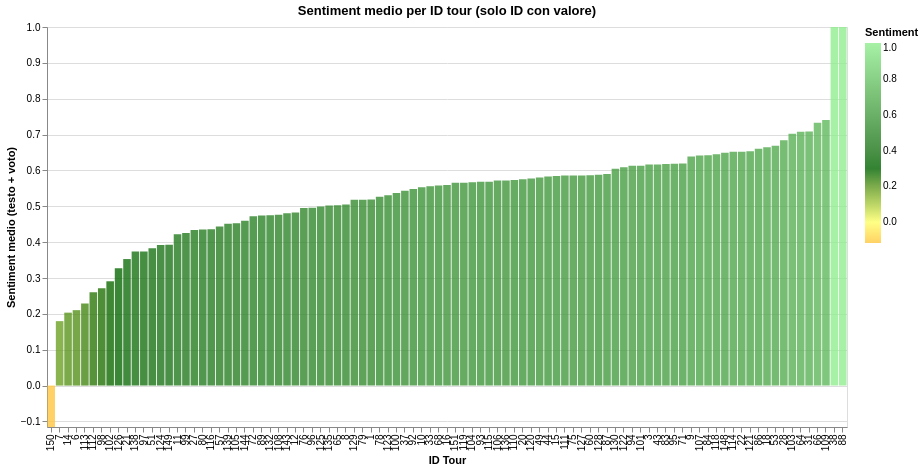

The specification (Vega-Lite) saved for this image:
### Vega-Lite specification from a JSON file in a GitHub repository (floating-point values rounded to 4 significant figures)
{"config": {"view": {"continuousWidth": 300, "continuousHeight": 300}}, "data": {"name": "data-e32f4f2f634acfb38f01cece6ad48ae1"}, "mark": {"type": "bar", "opacity": 0.8}, "encoding": {"color": {"field": "sentiment_combinato", "scale": {"domain": [-0.1155, -0.3, 0, 0.3, 1.0], "range": ["#8b0000", "#ff6347", "#ffff66", "#006400", "#90ee90"]}, "title": "Sentiment", "type": "quantitative"}, "tooltip": [{"field": "pos_nella_pag", "title": "ID Tour", "type": "quantitative"}, {"field": "sentiment_combinato", "format": ".3f", "title": "Sentiment medio", "type": "quantitative"}, {"field": "titolo_tour", "title": "Titolo tour", "type": "nominal"}], "x": {"field": "pos_nella_pag", "sort": null, "title": "ID Tour", "type": "nominal"}, "y": {"field": "sentiment_combinato", "scale": {"domain": [-0.1155, 1.0]}, "title": "Sentiment medio (testo + voto)", "type": "quantitative"}}, "height": 400, "title": "Sentiment medio per ID tour (solo ID con valore)", "width": 800, "$schema": "https://vega.github.io/schema/vega-lite/v5.20.1.json", "datasets": {"data-e32f4f2f634acfb38f01cece6ad48ae1": [{"pos_nella_pag": 150, "sentiment_combinato": -0.1155, "titolo_tour": "Roma: Biglietto d'ingresso al MIAC Museo Italiano delle Immagini in Movimento"}, {"pos_nella_pag": 7, "sentiment_combinato": 0.1797, "titolo_tour": "Verona: visita ufficiale al balcone di Giulietta e audoguida"}, {"pos_nella_pag": 14, "sentiment_combinato": 0.2034, "titolo_tour": "Torino: biglietto per il Museo nazionale del cinema e audioguida di Torino"}, {"pos_nella_pag": 6, "sentiment_combinato": 0.2103, "titolo_tour": "Roma: Cinecittà World il parco tematico del cinema"}, {"pos_nella_pag": 113, "sentiment_combinato": 0.2289, "titolo_tour": "Angeli e Demoni: ripercorri il percorso degli Illuminati"}, {"pos_nella_pag": 112, "sentiment_combinato": 0.2601, "titolo_tour": "Sirmione e Verona: Tour privato guidato da Milano"}, {"pos_nella_pag": 98, "sentiment_combinato": 0.2714, "titolo_tour": "Tour dell'Inferno a Firenze"}, {"pos_nella_pag": 102, "sentiment_combinato": 0.2909, "titolo_tour": "Montepulciano: Tour della Twilight Saga New Moon con degustazione di vini"}, {"pos_nella_pag": 126, "sentiment_combinato": 0.3273, "titolo_tour": "Giardini Naxos o Taormina: tour del Padrino in auto d'epoca"}, {"pos_nella_pag": 21, "sentiment_combinato": 0.3529, "titolo_tour": "Il maestoso Teatro La  Fenice: tour guidato a Venezia"}, {"pos_nella_pag": 138, "sentiment_combinato": 0.3737, "titolo_tour": "Roma: tour guidato dei Musei Vaticani e della Cappella Sistina con ingresso prioritario"}, {"pos_nella_pag": 97, "sentiment_combinato": 0.3739, "titolo_tour": "Torino: Museo del Cinema e Bus Tour"}, {"pos_nella_pag": 51, "sentiment_combinato": 0.3827, "titolo_tour": "Le location del GODFATHER TOUR partono dall'area di Taormina"}, {"pos_nella_pag": 124, "sentiment_combinato": 0.3923, "titolo_tour": "Da Bellagio: crociera sul Lago di Como e tour della Villa Balbianello"}, {"pos_nella_pag": 149, "sentiment_combinato": 0.3929, "titolo_tour": "Venezia: tour a piedi privato tra le location cinematografiche con guida"}, {"pos_nella_pag": 11, "sentiment_combinato": 0.4222, "titolo_tour": "Firenze: biglietto d'ingresso al Pinocchio Museum Experience"}, {"pos_nella_pag": 99, "sentiment_combinato": 0.4254, "titolo_tour": "Lago di Como: tour in barca a Villa Clooney e Nesso con prosecco"}, {"pos_nella_pag": 27, "sentiment_combinato": 0.4341, "titolo_tour": "Milano: esperienza guidata al Teatro e al Museo La Scala"}, {"pos_nella_pag": 80, "sentiment_combinato": 0.4355, "titolo_tour": "Firenze: Tour a piedi di 2 ore sull'Inferno di Dan Brown"}, {"pos_nella_pag": 116, "sentiment_combinato": 0.4357, "titolo_tour": "Tour del Padrino da Catania o Taormina"}, {"pos_nella_pag": 57, "sentiment_combinato": 0.4433, "titolo_tour": "Roma: tour Angeli e Demoni sulle tracce degli illuminati"}, {"pos_nella_pag": 139, "sentiment_combinato": 0.4512, "titolo_tour": "Venezia: tour guidato privato dei luoghi delle riprese cinematografiche"}, {"pos_nella_pag": 105, "sentiment_combinato": 0.4525, "titolo_tour": "Da Catania Tour privato del Padrino Forza D'Agrò e Savoca"}, {"pos_nella_pag": 144, "sentiment_combinato": 0.4598, "titolo_tour": "Firenze: tour privato a piedi dell'Inferno"}, {"pos_nella_pag": 72, "sentiment_combinato": 0.4724, "titolo_tour": "Genova: biglietto di ingresso alla mostra-museo FantaCinema"}, {"pos_nella_pag": 89, "sentiment_combinato": 0.4743, "titolo_tour": "Tour privato dell'Inferno di Venezia"}, {"pos_nella_pag": 132, "sentiment_combinato": 0.475, "titolo_tour": "Rimini: tour privato tutto su Fellini con il Museo Fellini"}, {"pos_nella_pag": 108, "sentiment_combinato": 0.4765, "titolo_tour": "Da Taormina: il tour del Padrino"}, {"pos_nella_pag": 143, "sentiment_combinato": 0.4805, "titolo_tour": "Dubrovnik: Tour a piedi, in auto e in barca di Game of Thrones"}, {"pos_nella_pag": 12, "sentiment_combinato": 0.4824, "titolo_tour": "Salina Panarea Stromboli di notte"}, {"pos_nella_pag": 76, "sentiment_combinato": 0.4952, "titolo_tour": "Da Siracusa: viaggio privato alla posizione del commissario Montalbano"}, {"pos_nella_pag": 96, "sentiment_combinato": 0.4957, "titolo_tour": "Verona: Salgari, Sandokan e l'avventura del Risorgimento - tour a piedi"}, {"pos_nella_pag": 125, "sentiment_combinato": 0.4991, "titolo_tour": "Tour a terra dal porto di Messina: Taormina e i luoghi del Padrino"}, {"pos_nella_pag": 135, "sentiment_combinato": 0.5021, "titolo_tour": "Napoli: il mistero della tomba di Dracula e aperitivo nel giardino segreto"}, {"pos_nella_pag": 65, "sentiment_combinato": 0.5029, "titolo_tour": "Taormina: il tour cinematografico del Padrino a Savoca e Forza d'Agrò"}, {"pos_nella_pag": 8, "sentiment_combinato": 0.5047, "titolo_tour": "Roma: Angeli e Demoni, il sentiero degli illuminati"}, {"pos_nella_pag": 129, "sentiment_combinato": 0.5182, "titolo_tour": "Tour privato di 3 ore di Inferno a Firenze"}, {"pos_nella_pag": 79, "sentiment_combinato": 0.5186, "titolo_tour": "Saga de \"Il Padrino\": tour da Taormina con ingresso esclusivo"}, {"pos_nella_pag": 1, "sentiment_combinato": 0.5189, "titolo_tour": "Matera, Murgia, Timone, Belvedere: tour guidato al tramonto e trasferimento"}, {"pos_nella_pag": 78, "sentiment_combinato": 0.5263, "titolo_tour": "Matera: tour guidato di James Bond 007"}, {"pos_nella_pag": 123, "sentiment_combinato": 0.531, "titolo_tour": "Savoca (Il Padrino) e Taormina: tour privato"}, {"pos_nella_pag": 100, "sentiment_combinato": 0.5373, "titolo_tour": "Venezia: tour a piedi delle orme del Commissario Brunetti"}, {"pos_nella_pag": 37, "sentiment_combinato": 0.5431, "titolo_tour": "Messina: tour di Savoca e Taormina con guida locale"}, {"pos_nella_pag": 92, "sentiment_combinato": 0.5481, "titolo_tour": "Tour in Kayak sulle orme di James Bond a Matera"}, {"pos_nella_pag": 10, "sentiment_combinato": 0.5528, "titolo_tour": "Torino: Museo Nazionale del Cinema e Mole Antonelliana"}, {"pos_nella_pag": 33, "sentiment_combinato": 0.5559, "titolo_tour": "Milano: Tour guidato dell'Ultima Cena e del Castello Sforzesco"}, {"pos_nella_pag": 68, "sentiment_combinato": 0.5581, "titolo_tour": "Il Mito del Padrino: Tour Privato a Savoca e Forza d'Agrò con Pranzo tipico"}, {"pos_nella_pag": 16, "sentiment_combinato": 0.5597, "titolo_tour": "Mantova: tour guidato a piedi di 2 ore"}, {"pos_nella_pag": 151, "sentiment_combinato": 0.5658, "titolo_tour": "Firenze: La vita e l'eredità di Michelangelo Tour guidato di 3,5 ore"}, {"pos_nella_pag": 119, "sentiment_combinato": 0.5659, "titolo_tour": "Il Padrino - Savoca e Taormina (privato)"}, {"pos_nella_pag": 104, "sentiment_combinato": 0.5672, "titolo_tour": "Roma: vivi l'ultimo giorno di Cesare in un tour teatrale"}, {"pos_nella_pag": 93, "sentiment_combinato": 0.5682, "titolo_tour": "Tour privato a piedi di Verona: romanticismo, storia e gemme nascoste"}, {"pos_nella_pag": 115, "sentiment_combinato": 0.5687, "titolo_tour": "Verona: Tour privato di 2 ore a piedi"}, {"pos_nella_pag": 106, "sentiment_combinato": 0.5722, "titolo_tour": "Il Tour del PADRINO - Savoca e Forza d'Agrò"}, {"pos_nella_pag": 136, "sentiment_combinato": 0.5722, "titolo_tour": "Tour privato Il Padrino - Savoca e Forza d'Agrò"}, {"pos_nella_pag": 110, "sentiment_combinato": 0.5736, "titolo_tour": "Da Milano: crociera per piccoli gruppi sul Lago di Como, a Varenna e a Bellagio"}, {"pos_nella_pag": 20, "sentiment_combinato": 0.5756, "titolo_tour": "Visita guidata ai Sassi di Matera"}, {"pos_nella_pag": 120, "sentiment_combinato": 0.5772, "titolo_tour": "Roma: tour in Vespa tra i lugohi storici più iconici"}, {"pos_nella_pag": 49, "sentiment_combinato": 0.5806, "titolo_tour": "Roma: tour a piedi per piccoli gruppi ispirato ad Angeli e Demoni"}, {"pos_nella_pag": 44, "sentiment_combinato": 0.5832, "titolo_tour": "Da Taormina: Savoca e Forza d'Agrò Il Tour del Padrino"}, {"pos_nella_pag": 15, "sentiment_combinato": 0.5846, "titolo_tour": "Torino: Museo del Cinema e tour dell'ascensore della Mole Antonelliana"}, {"pos_nella_pag": 111, "sentiment_combinato": 0.5857, "titolo_tour": "Roma: tour a piedi - Esperienza ufficiale di Emily in Paris"}, {"pos_nella_pag": 75, "sentiment_combinato": 0.5859, "titolo_tour": "Milano: Tour a piedi della città con l'Ultima Cena"}, {"pos_nella_pag": 127, "sentiment_combinato": 0.5862, "titolo_tour": "Dal Lago di Garda: Tour di un giorno a Verona"}, {"pos_nella_pag": 60, "sentiment_combinato": 0.5866, "titolo_tour": "Da Catania: tour di Taormina, Savoca e Castelmmola con pranzo"}, {"pos_nella_pag": 128, "sentiment_combinato": 0.5877, "titolo_tour": "Da Catania: il tour del Padrino in auto d'epoca"}, {"pos_nella_pag": 87, "sentiment_combinato": 0.5899, "titolo_tour": "Catania/Taormina: tour dei luoghi di ripresa del Padrino"}, {"pos_nella_pag": 130, "sentiment_combinato": 0.6047, "titolo_tour": "Messina: gita giornaliera privata della costa ionica con degustazione di cannoli"}, {"pos_nella_pag": 122, "sentiment_combinato": 0.6085, "titolo_tour": "Esperienza privata a Savoca in Fiat 500 con un ospitante culturale"}, {"pos_nella_pag": 94, "sentiment_combinato": 0.613, "titolo_tour": "Taormina: Tour del Loto Bianco"}, {"pos_nella_pag": 101, "sentiment_combinato": 0.6133, "titolo_tour": "Da Taormina: Il film Il Padrino Tour dei borghi siciliani"}, {"pos_nella_pag": 3, "sentiment_combinato": 0.6163, "titolo_tour": "Isola Bella-Grotta Azzurra: tour in barca, snorkeling e aperitivo"}, {"pos_nella_pag": 43, "sentiment_combinato": 0.6167, "titolo_tour": "Da Catania: tour del Loto Bianco Taormina, Castelmola e Naxos"}, {"pos_nella_pag": 83, "sentiment_combinato": 0.6182, "titolo_tour": "Dal porto di Taormina o Messina: tour privato sul Padrino"}, {"pos_nella_pag": 95, "sentiment_combinato": 0.6186, "titolo_tour": "Capua: l'Arena di Spartaco con un archeologo"}, {"pos_nella_pag": 71, "sentiment_combinato": 0.6195, "titolo_tour": "Taormina: Tour del Padrino contro la Mafia con pranzo a base di pasta"}, {"pos_nella_pag": 9, "sentiment_combinato": 0.6389, "titolo_tour": "Taormina e Isola Bella: tour in barca, sosta per una nuotata e aperitivo"}, {"pos_nella_pag": 107, "sentiment_combinato": 0.642, "titolo_tour": "Motta Camastra: Il padrino, il villaggio e il pranzo"}, {"pos_nella_pag": 84, "sentiment_combinato": 0.6426, "titolo_tour": "Dalla zona di Taormina: tour de \"Il Padrino\" in Sicilia"}, {"pos_nella_pag": 118, "sentiment_combinato": 0.6448, "titolo_tour": "Da Catania: Tour guidato del Padrino con visita a Taormina"}, {"pos_nella_pag": 148, "sentiment_combinato": 0.649, "titolo_tour": "Verona: sulle tracce di Romeo e Giulietta con un abitante del luogo"}, {"pos_nella_pag": 114, "sentiment_combinato": 0.6519, "titolo_tour": "Tour privato in barca sul Lago di Como - da 1 a 8 ore, Bellagio, Varenna"}, {"pos_nella_pag": 22, "sentiment_combinato": 0.652, "titolo_tour": "Tour del Padrino a Corleone con Leoluca"}, {"pos_nella_pag": 121, "sentiment_combinato": 0.6537, "titolo_tour": "Roma: tour privato in Vespa con prelievo dall'hotel"}, {"pos_nella_pag": 86, "sentiment_combinato": 0.6608, "titolo_tour": "Da Catania: escursione in Sicilia con il film Il Padrino"}, {"pos_nella_pag": 18, "sentiment_combinato": 0.6647, "titolo_tour": "Venezia: sulle tracce del commissario Brunetti"}, {"pos_nella_pag": 53, "sentiment_combinato": 0.6687, "titolo_tour": "Taormina: tour in barca lungo la costa di Savoca e Taormina"}, {"pos_nella_pag": 28, "sentiment_combinato": 0.6841, "titolo_tour": "Roma: l'esperienza Lizzie McGuire con tour in Vespa"}, {"pos_nella_pag": 103, "sentiment_combinato": 0.702, "titolo_tour": "Tour in Vespa a Savoca: Esperienza Il Padrino e Bar Vitelli"}, {"pos_nella_pag": 64, "sentiment_combinato": 0.7077, "titolo_tour": "Esclusiva crociera privata di 3 ore nel cuore del lago con partenza da Bellagio"}, {"pos_nella_pag": 31, "sentiment_combinato": 0.7085, "titolo_tour": "Giardini Naxos-Taormina: Vespa in Tour tra i magnifici paesaggi siciliani"}, {"pos_nella_pag": 66, "sentiment_combinato": 0.733, "titolo_tour": "Da Catania Tour del Padrino e Taormina"}, {"pos_nella_pag": 109, "sentiment_combinato": 0.7405, "titolo_tour": "Visita ai famosi borghi d'Abruzzo: S. Stefeano di Sessanio e Rocca Calascio"}, {"pos_nella_pag": 38, "sentiment_combinato": 1.0, "titolo_tour": "Taormina On The Road in Scooter"}, {"pos_nella_pag": 88, "sentiment_combinato": 1.0, "titolo_tour": "Godfather Tour Privato di Savoca e Forza D'Agrò da Messina"}]}}
